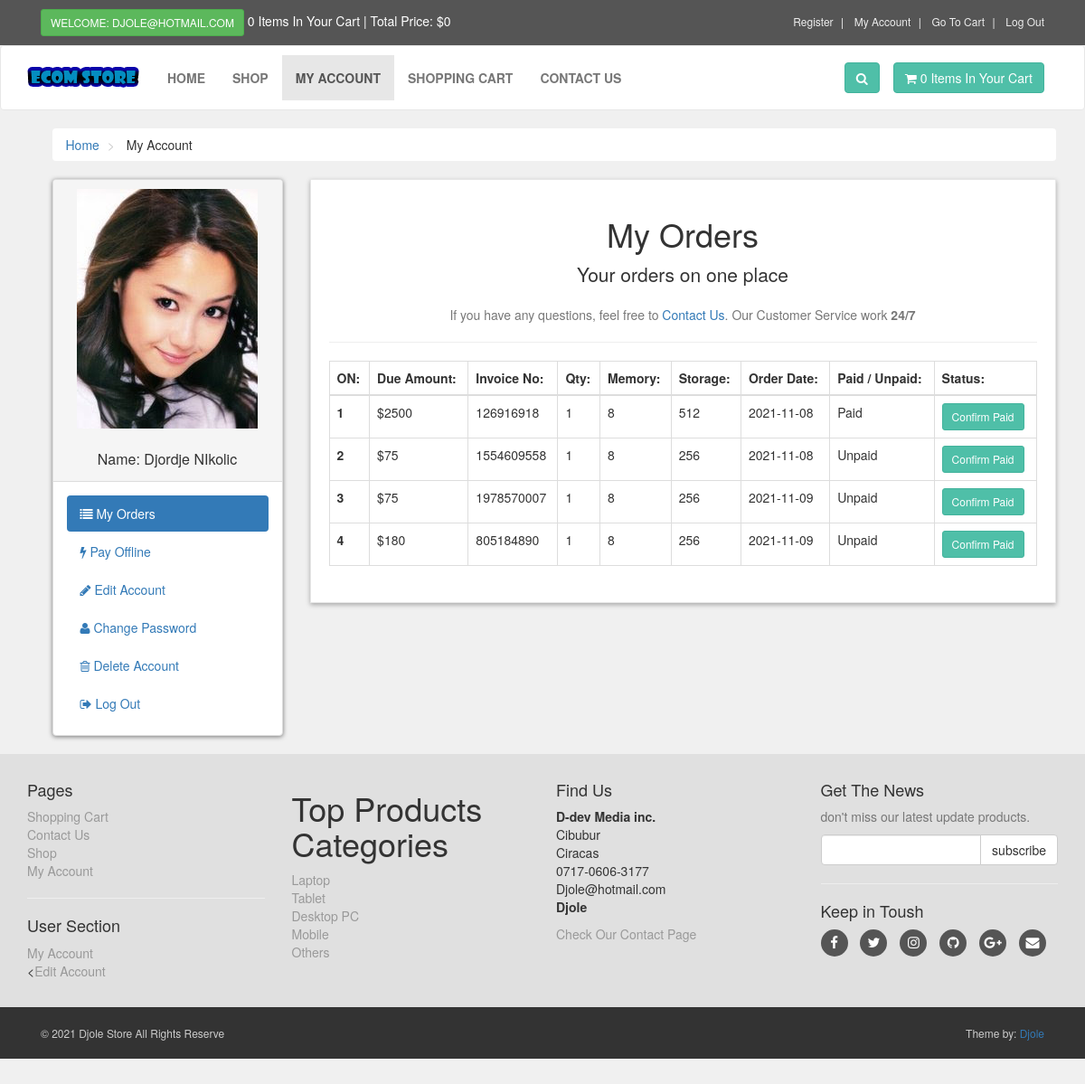
Page /customer/my_account.php?my_orders (signed in) on the committed database.
### tables this page shows
CREATE TABLE `customers` (
  `customer_id` int(10) NOT NULL,
  `customer_name` varchar(255) NOT NULL,
  `customer_email` varchar(255) NOT NULL,
  `customer_pass` varchar(255) NOT NULL,
  `customer_country` text NOT NULL,
  `customer_city` text NOT NULL,
  `customer_contact` varchar(100) NOT NULL,
  `customer_address` text NOT NULL,
  `customer_image` text NOT NULL,
  `customer_ip` varchar(100) NOT NULL
);

CREATE TABLE `customer_orders` (
  `order_id` int(10) NOT NULL,
  `customer_id` int(10) NOT NULL,
  `due_amount` int(100) NOT NULL,
  `invoice_no` int(100) NOT NULL,
  `qty` int(10) NOT NULL,
  `memory` int(10) NOT NULL,
  `storage` int(10) NOT NULL,
  `order_date` date NOT NULL,
  `order_status` text NOT NULL
);

CREATE TABLE `product_categories` (
  `p_cat_id` int(10) NOT NULL,
  `p_cat_title` text NOT NULL,
  `p_cat_desc` text NOT NULL
);

### customer/my_orders.php (the view)
<center>
    <h1> My Orders </h1>
    <p class="lead"> Your orders on one place</p>
    <p class="text-muted">
        If you have any questions, feel free to <a href="../contact.php">Contact Us</a>. Our Customer Service work <strong>24/7</strong>
    </p>
</center>
<hr>
<div class="table-responsive">
    <table class="table table-bordered table-hover">
        <thead>
            <tr>
                <th> ON: </th>
                <th> Due Amount: </th>
                <th> Invoice No: </th>
                <th> Qty: </th>
                <th> Memory: </th>
                <th> Storage: </th>
                <th> Order Date:</th>
                <th> Paid / Unpaid: </th>
                <th> Status: </th>
            </tr>
        </thead>
        <tbody>
           <?php
            $customer_session = $_SESSION['customer_email'];
            $get_customer = "select * from customers where customer_email='$customer_session'";
            $run_customer = mysqli_query($con,$get_customer);
            $row_customer = mysqli_fetch_array($run_customer);
            $customer_id = $row_customer['customer_id'];
            $get_orders = "select * from customer_orders where customer_id='$customer_id'";
            $run_orders = mysqli_query($con,$get_orders);
            $i = 0;
            while($row_orders = mysqli_fetch_array($run_orders)){
                $order_id = $row_orders['order_id'];
                $due_amount = $row_orders['due_amount'];
                $invoice_no = $row_orders['invoice_no'];
                $qty = $row_orders['qty'];
                $memory = $row_orders['memory'];
                $storage = $row_orders['storage'];
                $order_date = substr($row_orders['order_date'],0,11);
                $order_status = $row_orders['order_status'];
                $i++;
                if($row_orders['order_status'] == 'Pending'){
                     $order_status = 'Unpaid';
                }else{
                     $order_status = 'Paid';
                }
            ?>
            <tr>
            <th> <?php echo $i; ?> </th>
                <td> $<?php echo $due_amount; ?> </td>
                <td> <?php echo $invoice_no; ?> </td>
                <td> <?php echo $qty; ?> </td>
                <td> <?php echo $memory; ?> </td>
                <td> <?php echo $storage; ?> </td>
                <td> <?php echo $order_date; ?> </td>
                <td> <?php echo $order_status; ?> </td>
                <td>
                    <a href="confirm.php?order_id=<?php echo $order_id; ?>" target="_blank" class="btn btn-primary btn-sm"> Confirm Paid </a>
                </td>
            </tr>
            <?php } ?>
        </tbody>
    </table>
</div>

### customer/includes/sidebar.php
<div class="panel panel-default sidebar-menu">
    <div class="panel-heading">
    <?php
        $customer_session = $_SESSION['customer_email'];
        $get_customer = "select * from customers where customer_email='$customer_session'";
        $run_customer = mysqli_query($con,$get_customer);
        $row_customer = mysqli_fetch_array($run_customer);
        $customer_image = $row_customer['customer_image'];
        $customer_name = $row_customer['customer_name'];
        if(!isset($_SESSION['customer_email'])){
        }else{
            echo "
                <center>
                    <img src='customer_images/$customer_image' class='img-responsive' >
                </center>
                <br/>
                <h3 class='panel-title' align='center'>
                    Name: $customer_name
                </h3>
            ";
        }
        ?>
    </div>
    <div class="panel-body">
        <ul class="nav-pills nav-stacked nav">
            <li class="<?php if(isset($_GET['my_orders'])){ echo "active"; } ?>">
                <a href="my_account.php?my_orders">
                    <i class="fa fa-list"></i> My Orders
                </a>
            </li>
            <li class="<?php if(isset($_GET['pay_offline'])){ echo "active"; } ?>">
                <a href="my_account.php?pay_offline">
                    <i class="fa fa-bolt"></i> Pay Offline
                </a>
            </li>
            <li class="<?php if(isset($_GET['edit_account'])){ echo "active"; } ?>">
                <a href="my_account.php?edit_account">
                    <i class="fa fa-pencil"></i> Edit Account
                </a>
            </li>
            <li class="<?php if(isset($_GET['change_pass'])){ echo "active"; } ?>">
                <a href="my_account.php?change_pass">
                    <i class="fa fa-user"></i> Change Password
                </a>
            </li>
            <li class="<?php if(isset($_GET['delete_account'])){ echo "active"; } ?>">
                <a href="my_account.php?delete_account">
                    <i class="fa fa-trash-o"></i> Delete Account
                </a>
            </li>
            <li>
                <a href="logout.php">
                    <i class="fa fa-sign-out"></i> Log Out
                </a>
            </li>
        </ul>
    </div>
</div>

### customer/includes/footer.php (shortened to what this page needs)
<div id="footer">
    <div class="container">
        <div class="row">
            <div class="col-sm-6 col-md-3">
                  <h4>Pages</h4>
                <ul>
                     <li><a href="../cart.php">Shopping Cart</a></li>
                     <li><a href="../contact.php">Contact Us</a></li>
                     <li><a href="../shop.php">Shop</a></li>
                     <li><a href="my_account.php">My Account</a></li>
                </ul>
                 <hr>
                 <h4>User Section</h4>
                 <ul>
                           <?php
                           if(!isset($_SESSION['customer_email'])){
                               echo"<a href='../checkout.php'>Login</a>";
                           }else{
                              echo"<a href='my_account.php?my_orders'>My Account</a>";
                           }
                           ?>
                        <li>
                         <<?php
                           if(!isset($_SESSION['customer_email'])){
                               echo"<a href='../checkout.php'>Login</a>";
                           }else{
                              echo"<a href='my_account.php?edit_account'>Edit Account</a>";
                           }
                           ?>
                        </li>
                </ul>
            </div>
            <div class="col-sm-6 col-md-3">
                 <h1>Top Products Categories</h1>
                <ul>
                <?php
                    $get_p_cats = "select * from product_categories";
                    $run_p_cats = mysqli_query($con,$get_p_cats);
                    while($row_p_cats=mysqli_fetch_array($run_p_cats)){
                        $p_cat_id = $row_p_cats['p_cat_id'];
                        $p_cat_title = $row_p_cats['p_cat_title'];
                        echo "
                            <li>
                                <a href='../shop.php?p_cat=$p_cat_id'>
                                    $p_cat_title
                                </a>
                            </li>
                        ";
                    }
                ?>
                 </ul>
            </div>
            <div class="col-sm-6 col-md-3">
                 <h4>Find Us</h4>
                <p>
                      <strong>D-dev Media inc.</strong>
                      <br/>Cibubur
                      <br/>Ciracas
                      <br/>0717-0606-3177
                      <br/>Djole@hotmail.com
                      <br/><strong>Djole</strong>
                 </p>
                 <a href="../contact.php">Check Our Contact Page</a>
            </div>
            <div class="col-sm-6 col-md-3">
               <h4>Get The News</h4>
               <p class="text-muted">
                   don't miss our latest update products.
                </p>
                <form action="" method="">
                     <div class="input-group">
                         <input type="text" class="form-control" name="email">
                         <span class="input-group-btn">
                              <input type="submit" value="subscribe" class="btn btn-default">
                         </span>
                     </div>
                </form>
                <hr>
                <h4>Keep in Toush</h4>
                <p class="social">
                     <a href="../#" class="fa fa-facebook"></a>
                     <a href="../#" class="fa fa-twitter"></a>
                     <a href="../#" class="fa fa-instagram"></a>
                     <a href="../#" class="fa fa-github"></a>
                     <a href="../#" class="fa fa-google-plus"></a>
                     <a href="../#" class="fa fa-envelope"></a>
                </p>
            </div>
        </div>
    </div>
</div>
<div id="copyright">
    <div class="container">
        <div class="col-md-6">
            <p class="pull-left">&copy; 2021 Djole Store All Rights Reserve</p>
        </div>
        <div class="col-md-6">
            <p class="pull-right">Theme by: <a href="#">Djole</a></p>
        </div>
    </div>
</div>

### customer/styles/style.css (style rules this page uses)
body { font-size: 14px; line-height: 1.42857143; color: #333333; background: #f0f0f0; overflow-x: hidden; padding-bottom: 1000px; }
.btn-primary { color: rgb(255, 255, 255); background: rgb(79, 191, 168); border-color: rgb(65, 179, 156); }
#content .panel.sidebar-menu { box-sizing: border-box; box-shadow: 0px 1px 5px rgba(0, 0, 0, .5); }
#content .panel.sidebar-menu h3 { padding: 5px 0px; margin: 0px; }
#footer { background: #e0e0e0; padding: 20px 0; }
#footer a { color: #999999; padding: 0; text-decoration: none; }
#footer ul { list-style: none; padding-left: 0px; }
#footer .social { text-align: left; }
#footer .social a { margin: 0px 10px 0px 0px; display: inline-block; color: #ffffff; width: 30px; height: 30px; border-radius: 15px; line-height: 30px; font-size: 15px; text-align: center; vertical-align: bottom; background: #555555; text-decoration: none; }
#copyright { background: #333333; color: #cccccc; padding: 20px 0px; font-size: 12px; }
#copyright p { margin: 0px; }

### rows in the picture
customers: customer_image (picture), customer_name "Djordje NIkolic"
customer_orders: due_amount "2500", invoice_no "126916918", qty "1", memory "8", storage "512", order_date "2021-11-08", order_status "Paid"
customer_orders: due_amount "75", invoice_no "1554609558", qty "1", memory "8", storage "256", order_date "2021-11-08", order_status "Unpaid"
customer_orders: due_amount "75", invoice_no "1978570007", qty "1", memory "8", storage "256", order_date "2021-11-09", order_status "Unpaid"
customer_orders: due_amount "180", invoice_no "805184890", qty "1", memory "8", storage "256", order_date "2021-11-09", order_status "Unpaid"
product_categories: p_cat_title "Laptop"
product_categories: p_cat_title "Tablet"
product_categories: p_cat_title "Desktop PC"
product_categories: p_cat_title "Mobile"
product_categories: p_cat_title "Others"

### other values in the picture
$_SESSION['customer_email'] "DJOLE@HOTMAIL.COM"
$count_items "0 0"
$total "0"
